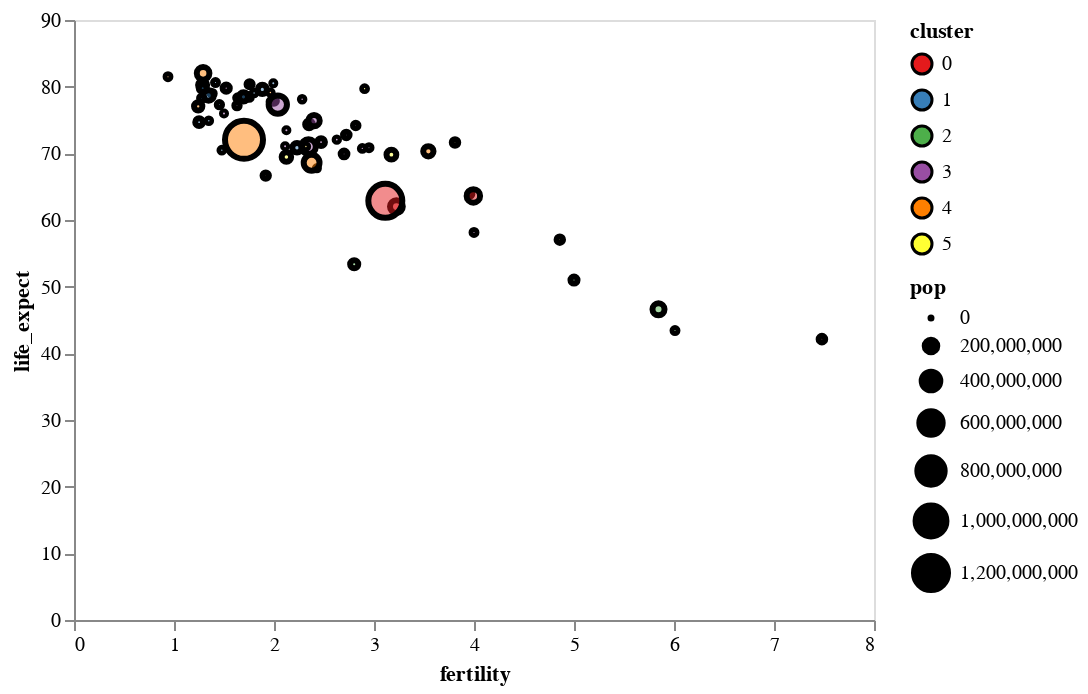

This figure's notebook cell:
### Markdown cell above
Other customizations to the stroke and fill can be used, see the [Color Properties](https://altair-viz.github.io/user_guide/marks/index.html#color-properties) and [Stroke Style Properties](https://altair-viz.github.io/user_guide/marks/index.html#stroke-style-properties) section from the [Mark](https://altair-viz.github.io/user_guide/marks/index.html#marks) documentation.

Below, we'll increase the stroke width and reduce the opacity of the fill.

### Code cell
(
  alt.Chart(data_2000).mark_circle(stroke = 'black',
                                   strokeWidth = 3,
                                   fillOpacity = 0.5).encode(
    x = alt.X('fertility:Q', axis = alt.Axis(grid = False)),
    y = alt.Y('life_expect:Q', axis = alt.Axis(grid = False)),
    color = alt.Color('cluster:N', scale = alt.Scale(scheme = 'set1')),
    size = 'pop:Q'
  )
)

### Figure 1 — Vega-Lite specification as saved in the notebook (floating-point values rounded to 4 significant figures)
{"config": {"view": {"continuousWidth": 400, "continuousHeight": 300}}, "data": {"name": "data-fdeb0b749a6385830bd1445d39ad6ea0"}, "mark": {"type": "circle", "fillOpacity": 0.5, "stroke": "black", "strokeWidth": 3}, "encoding": {"color": {"field": "cluster", "scale": {"scheme": "set1"}, "type": "nominal"}, "size": {"field": "pop", "type": "quantitative"}, "x": {"axis": {"grid": false}, "field": "fertility", "type": "quantitative"}, "y": {"axis": {"grid": false}, "field": "life_expect", "type": "quantitative"}}, "$schema": "https://vega.github.io/schema/vega-lite/v4.17.0.json", "datasets": {"data-fdeb0b749a6385830bd1445d39ad6ea0": [{"year": 2000, "country": "Afghanistan", "cluster": 0, "pop": 23898198, "life_expect": 42.13, "fertility": 7.479}, {"year": 2000, "country": "Argentina", "cluster": 3, "pop": 37497728, "life_expect": 74.34, "fertility": 2.35}, {"year": 2000, "country": "Aruba", "cluster": 3, "pop": 69539, "life_expect": 73.45, "fertility": 2.124}, {"year": 2000, "country": "Australia", "cluster": 4, "pop": 19164620, "life_expect": 80.37, "fertility": 1.756}, {"year": 2000, "country": "Austria", "cluster": 1, "pop": 8113413, "life_expect": 78.98, "fertility": 1.382}, {"year": 2000, "country": "Bahamas", "cluster": 3, "pop": 290075, "life_expect": 71.07, "fertility": 2.111}, {"year": 2000, "country": "Bangladesh", "cluster": 0, "pop": 130406594, "life_expect": 62.01, "fertility": 3.224}, {"year": 2000, "country": "Barbados", "cluster": 3, "pop": 273483, "life_expect": 75.97, "fertility": 1.5}, {"year": 2000, "country": "Belgium", "cluster": 1, "pop": 10263618, "life_expect": 78.32, "fertility": 1.638}, {"year": 2000, "country": "Bolivia", "cluster": 3, "pop": 8152620, "life_expect": 63.88, "fertility": 3.958}, {"year": 2000, "country": "Brazil", "cluster": 3, "pop": 175552771, "life_expect": 71.01, "fertility": 2.345}, {"year": 2000, "country": "Canada", "cluster": 3, "pop": 31278097, "life_expect": 79.77, "fertility": 1.522}, {"year": 2000, "country": "Chile", "cluster": 3, "pop": 15153450, "life_expect": 77.86, "fertility": 2.0}, {"year": 2000, "country": "China", "cluster": 4, "pop": 1262645000, "life_expect": 72.03, "fertility": 1.7}, {"year": 2000, "country": "Colombia", "cluster": 3, "pop": 39685655, "life_expect": 71.68, "fertility": 2.47}, {"year": 2000, "country": "Costa Rica", "cluster": 3, "pop": 3710558, "life_expect": 78.12, "fertility": 2.281}, {"year": 2000, "country": "Croatia", "cluster": 1, "pop": 4410830, "life_expect": 74.88, "fertility": 1.348}, {"year": 2000, "country": "Cuba", "cluster": 3, "pop": 11134273, "life_expect": 77.16, "fertility": 1.63}, {"year": 2000, "country": "Dominican Republic", "cluster": 3, "pop": 8385828, "life_expect": 70.85, "fertility": 2.95}, {"year": 2000, "country": "Ecuador", "cluster": 3, "pop": 12505204, "life_expect": 74.17, "fertility": 2.817}, {"year": 2000, "country": "Egypt", "cluster": 5, "pop": 70492342, "life_expect": 69.81, "fertility": 3.174}, {"year": 2000, "country": "El Salvador", "cluster": 3, "pop": 6122515, "life_expect": 70.73, "fertility": 2.883}, {"year": 2000, "country": "Finland", "cluster": 1, "pop": 5168595, "life_expect": 78.37, "fertility": 1.754}, {"year": 2000, "country": "France", "cluster": 1, "pop": 59381628, "life_expect": 79.59, "fertility": 1.883}, {"year": 2000, "country": "Georgia", "cluster": 1, "pop": 4777209, "life_expect": 70.48, "fertility": 1.478}, {"year": 2000, "country": "Germany", "cluster": 1, "pop": 82187909, "life_expect": 78.67, "fertility": 1.346}, {"year": 2000, "country": "Greece", "cluster": 1, "pop": 10559110, "life_expect": 78.26, "fertility": 1.277}, {"year": 2000, "country": "Grenada", "cluster": 3, "pop": 89312, "life_expect": 67.75, "fertility": 2.429}, {"year": 2000, "country": "Haiti", "cluster": 3, "pop": 7306302, "life_expect": 58.14, "fertility": 4.0}, {"year": 2000, "country": "Hong Kong", "cluster": 4, "pop": 6658720, "life_expect": 81.5, "fertility": 0.94}, {"year": 2000, "country": "Iceland", "cluster": 1, "pop": 281043, "life_expect": 80.5, "fertility": 1.993}, {"year": 2000, "country": "India", "cluster": 0, "pop": 1007702000, "life_expect": 62.88, "fertility": 3.113}, {"year": 2000, "country": "Indonesia", "cluster": 4, "pop": 206265000, "life_expect": 68.59, "fertility": 2.376}, {"year": 2000, "country": "Iran", "cluster": 5, "pop": 65660289, "life_expect": 69.45, "fertility": 2.124}, {"year": 2000, "country": "Iraq", "cluster": 5, "pop": 22675617, "life_expect": 57.05, "fertility": 4.858}, {"year": 2000, "country": "Ireland", "cluster": 1, "pop": 3791690, "life_expect": 77.78, "fertility": 1.969}, {"year": 2000, "country": "Israel", "cluster": 5, "pop": 5842454, "life_expect": 79.7, "fertility": 2.906}, {"year": 2000, "country": "Italy", "cluster": 1, "pop": 57719337, "life_expect": 80.24, "fertility": 1.286}, {"year": 2000, "country": "Jamaica", "cluster": 3, "pop": 2615467, "life_expect": 72.05, "fertility": 2.628}, {"year": 2000, "country": "Japan", "cluster": 4, "pop": 126699784, "life_expect": 82.0, "fertility": 1.291}, {"year": 2000, "country": "Kenya", "cluster": 2, "pop": 29985839, "life_expect": 50.99, "fertility": 5.0}, {"year": 2000, "country": "South Korea", "cluster": 4, "pop": 21647682, "life_expect": 66.66, "fertility": 1.917}, {"year": 2000, "country": "North Korea", "cluster": 4, "pop": 47351083, "life_expect": 77.05, "fertility": 1.242}, {"year": 2000, "country": "Lebanon", "cluster": 5, "pop": 3578036, "life_expect": 71.03, "fertility": 2.319}, {"year": 2000, "country": "Mexico", "cluster": 3, "pop": 99926620, "life_expect": 74.9, "fertility": 2.401}, {"year": 2000, "country": "Netherlands", "cluster": 1, "pop": 15907853, "life_expect": 78.53, "fertility": 1.726}, {"year": 2000, "country": "New Zealand", "cluster": 4, "pop": 3819762, "life_expect": 79.11, "fertility": 1.964}, {"year": 2000, "country": "Nigeria", "cluster": 2, "pop": 114306700, "life_expect": 46.61, "fertility": 5.845}, {"year": 2000, "country": "Norway", "cluster": 1, "pop": 4492400, "life_expect": 79.05, "fertility": 1.801}, {"year": 2000, "country": "Pakistan", "cluster": 0, "pop": 146342958, "life_expect": 63.61, "fertility": 3.994}, {"year": 2000, "country": "Peru", "cluster": 3, "pop": 25979722, "life_expect": 69.91, "fertility": 2.7}, {"year": 2000, "country": "Philippines", "cluster": 4, "pop": 79739825, "life_expect": 70.3, "fertility": 3.544}, {"year": 2000, "country": "Poland", "cluster": 1, "pop": 38654164, "life_expect": 74.67, "fertility": 1.251}, {"year": 2000, "country": "Portugal", "cluster": 1, "pop": 10335597, "life_expect": 77.29, "fertility": 1.454}, {"year": 2000, "country": "Rwanda", "cluster": 2, "pop": 7507056, "life_expect": 43.41, "fertility": 6.01}, {"year": 2000, "country": "Saudi Arabia", "cluster": 5, "pop": 23153090, "life_expect": 71.63, "fertility": 3.81}, {"year": 2000, "country": "South Africa", "cluster": 2, "pop": 44066197, "life_expect": 53.37, "fertility": 2.802}, {"year": 2000, "country": "Spain", "cluster": 1, "pop": 40016081, "life_expect": 79.78, "fertility": 1.287}, {"year": 2000, "country": "Switzerland", "cluster": 1, "pop": 7266920, "life_expect": 80.62, "fertility": 1.415}, {"year": 2000, "country": "Turkey", "cluster": 1, "pop": 65666677, "life_expect": 70.84, "fertility": 2.23}, {"year": 2000, "country": "United Kingdom", "cluster": 1, "pop": 59522468, "life_expect": 78.47, "fertility": 1.695}, {"year": 2000, "country": "United States", "cluster": 3, "pop": 282338631, "life_expect": 77.31, "fertility": 2.038}, {"year": 2000, "country": "Venezuela", "cluster": 3, "pop": 23542649, "life_expect": 72.77, "fertility": 2.723}]}}
